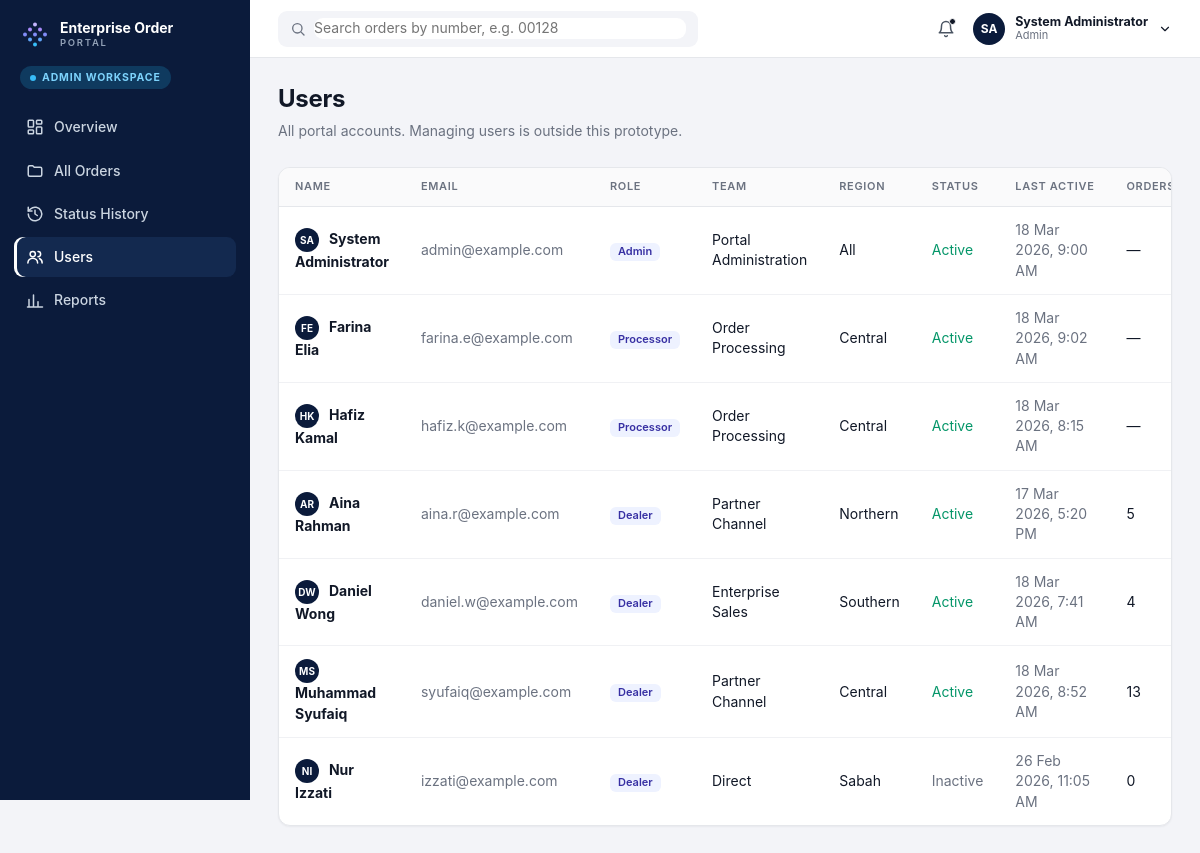
The page /admin/users (signed in) on the database its author committed.
### tables this page shows
CREATE TABLE users (
    id      INTEGER PRIMARY KEY AUTOINCREMENT,
    name    TEXT NOT NULL,
    short_name TEXT NOT NULL,          -- how we greet them: 'Syufaiq'
    email   TEXT NOT NULL UNIQUE,
    role    TEXT NOT NULL,            -- 'dealer', 'processor' or 'admin'
    team    TEXT,
    region  TEXT,
    status  TEXT DEFAULT 'Active',
    last_active TEXT
);

### portal/staff.py (the view)
@admin.route("/users")
@login_required("admin")
def users():
    rows = get_db().execute(
        "SELECT u.*, (SELECT COUNT(*) FROM orders o WHERE o.dealer_id = u.id) AS order_count "
        "FROM users u ORDER BY CASE u.role WHEN 'admin' THEN 0 WHEN 'processor' THEN 1 ELSE 2 END, u.name"
    ).fetchall()
    return render_template("staff/users.html", active="users", users=rows)

### portal/auth.py (called while the page is built)
@bp.before_app_request
def load_logged_in_user():
    user_id = session.get("user_id")
    if user_id is None:
        g.user = None
    else:
        g.user = get_db().execute(
            "SELECT * FROM users WHERE id = ?", (user_id,)
        ).fetchone()

def login_required(*roles):
    def decorator(view):
        @functools.wraps(view)
        def wrapped(**kwargs):
            if g.user is None:
                return redirect(url_for("auth.login"))
            if roles and g.user["role"] not in roles:
                abort(403)  # signed in, but this page is for another role
            return view(**kwargs)
        return wrapped
    return decorator

### portal/db.py (called while the page is built)
def get_db():
    if "db" not in g:
        g.db = sqlite3.connect(current_app.config["DATABASE"])
        g.db.row_factory = sqlite3.Row
    return g.db

### portal/helpers.py (called while the page is built, shortened)
def _parse(value):
    if isinstance(value, datetime):
        return value
    return datetime.strptime(value, DT_FORMAT)

def fmt_date(value):
    if not value:
        return "—"
    d = _parse(value if len(value) > 10 else value + " 00:00")
    return f"{d.day:02d} {d:%b %Y}"

def fmt_time(value):
    d = _parse(value)
    return d.strftime("%I:%M %p").lstrip("0")

def fmt_datetime(value):
    if not value:
        return "—"
    return f"{fmt_date(value)}, {fmt_time(value)}"

def initials(name):
    parts = name.split()
    return (parts[0][0] + parts[-1][0]).upper() if parts else "?"

def nav_for(user, db):
    role = user["role"]
    return [
        ("overview", "Overview", "dashboard", url_for("admin.overview"), None),
        ("all", "All Orders", "folder", url_for("admin.all_orders"), None),
        ("history", "Status History", "history", url_for("admin.history"), None),
        ("users", "Users", "users", url_for("admin.users"), None),
        ("reports", "Reports", "chart", url_for("admin.reports"), None),
    ]

def init_app(app):
    app.jinja_env.filters.update(
        date=fmt_date, time=fmt_time, dt=fmt_datetime, money=fmt_money,
        mask_id=mask_id, mask_brn=mask_brn, mask_account=mask_account,
        slug=slug, csv=split_csv, initials=initials,
    )
    @app.context_processor
    def inject_globals():
        from .db import get_db
        user = getattr(g, "user", None)
        data = dict(C=C, current_user=user, nav_items=[], workspace_label="")
        if user is not None:
            data["nav_items"] = nav_for(user, get_db())
            data["workspace_label"] = WORKSPACE_LABEL[user["role"]]
        return data

### portal/templates/staff/users.html (shortened to what this page needs)
{% extends "base.html" %}
{% from "_macros.html" import icon %}
{% block content %}
<div class="page-head"><div><h1>Users</h1><p class="muted">All portal accounts. Managing users is outside this prototype.</p></div></div>
<section class="card"><div class="table-scroll"><table class="table">
  <thead><tr><th>Name</th><th>Email</th><th>Role</th><th>Team</th><th>Region</th><th>Status</th><th>Last active</th><th>Orders</th></tr></thead>
  <tbody>{% for u in users %}
    <tr><td><span class="avatar sm">{{ u.name|initials }}</span> <b>{{ u.name }}</b></td><td class="muted">{{ u.email }}</td>
      <td><span class="tag-blue">{{ u.role|capitalize }}</span></td><td>{{ u.team }}</td><td>{{ u.region }}</td>
      <td class="{{ 'ok' if u.status == 'Active' else 'muted' }}">{{ u.status }}</td>
      <td class="muted">{{ u.last_active|dt if u.last_active }}</td><td>{{ u.order_count if u.role == 'dealer' else '—' }}</td></tr>
  {% endfor %}</tbody></table></div></section>
{% endblock %}

### portal/templates/base.html (shortened to what this page needs)
<!doctype html>
{% from "_macros.html" import icon, logo %}
<html lang="en">
<head>
  <link rel="stylesheet" href="{{ url_for('static', filename='css/app.css') }}">
</head>
<body>
{% block body %}
<div class="app">
  <aside class="sidebar">
    <a class="brand" href="{{ url_for('auth.index') }}">
      {{ logo(30) }}
      <span class="brand-text"><b>Enterprise Order</b><small>PORTAL</small></span>
    </a>
    <div class="workspace-badge"><span class="dot"></span>{{ workspace_label }}</div>
    <nav class="nav">
      {% for key, label, icon_name, url, badge in nav_items %}
      <a class="nav-item {% if key == active %}active{% endif %}" href="{{ url }}">
        {{ icon(icon_name, 18) }}<span>{{ label }}</span>
      </a>
      {% endfor %}
    </nav>
  </aside>
  <div class="main">
    <header class="topbar">
      {% if current_user.role == 'dealer' %}
      <form class="search" action="{{ url_for('dealer.search') }}" method="get" role="search">
        {{ icon('search', 16) }}
        <input type="search" name="q" placeholder="Search my orders by number, e.g. 00128" aria-label="Search orders">
      </form>
      {% else %}
      <div class="search">
        {{ icon('search', 16) }}
        <input type="search" placeholder="Search orders by number, e.g. 00128" disabled aria-label="Search orders">
      </div>
      {% endif %}
      <div class="topbar-right">
        <span class="bell">{{ icon('bell', 18) }}<i class="bell-dot"></i></span>
        <details class="user-menu">
          <summary>
            <span class="avatar">{{ current_user.name|initials }}</span>
            <span class="user-text"><b>{{ current_user.name }}</b><small>{{ current_user.role|capitalize }}</small></span>
            {{ icon('chevron-down', 14) }}
          </summary>
        </details>
      </div>
    </header>
    <main class="content">
      {% block content %}{% endblock %}
    </main>
  </div>
</div>
{% endblock %}
</body>
</html>

### rows shown on the page
users: name|initials "SA", name "System Administrator", role "Admin", email "admin@example.com", team "Portal Administration", region "All", status "Active", last_active|dt "18 Mar 2026, 9:00 AM", role "—"
users: name|initials "FE", name "Farina Elia", email "farina.e@example.com", role "Processor", team "Order Processing", region "Central", status "Active", last_active|dt "18 Mar 2026, 9:02 AM", role "—"
users: name|initials "HK", name "Hafiz Kamal", email "hafiz.k@example.com", role "Processor", team "Order Processing", region "Central", status "Active", last_active|dt "18 Mar 2026, 8:15 AM", role "—"
users: name|initials "AR", name "Aina Rahman", email "aina.r@example.com", role "Dealer", team "Partner Channel", region "Northern", status "Active", last_active|dt "17 Mar 2026, 5:20 PM", role "5"
users: name|initials "DW", name "Daniel Wong", email "daniel.w@example.com", role "Dealer", team "Enterprise Sales", region "Southern", status "Active", last_active|dt "18 Mar 2026, 7:41 AM", role "4"
users: name|initials "MS", name "Muhammad Syufaiq", email "syufaiq@example.com", role "Dealer", team "Partner Channel", region "Central", status "Active", last_active|dt "18 Mar 2026, 8:52 AM", role "13"
users: name|initials "NI", name "Nur Izzati", email "izzati@example.com", role "Dealer", team "Direct", region "Sabah", status "Inactive", last_active|dt "26 Feb 2026, 11:05 AM", role "0"

### other values the page prints
{{ workspace_label }} "ADMIN WORKSPACE"
{{ label }} "Overview" "All Orders" "Status History" "Users" "Reports"
